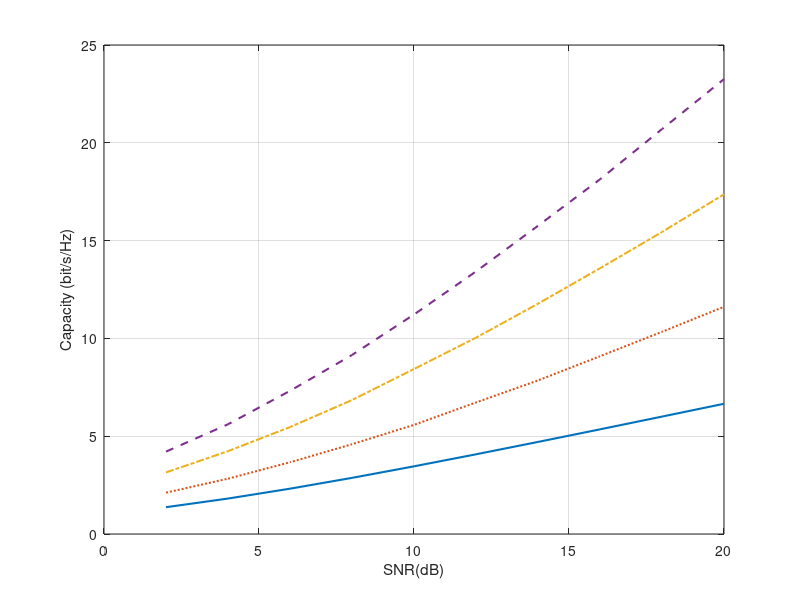

Recreate this plot in MATLAB. (Note: this script raises an error after producing the figure.)
clear all
clc
%Shannon capacity
snr=0;
for i = 1:10
snr = snr +2;
c=(log(1+10^(snr/10)))/log(2);
x(i)=snr;
y(i)=c;
end
figure
plot(x,y,'-','LineWidth',1.5)
hold on
% capacity of MIMO Link with NR=2, NT=2
NR=2;
rand('state',456321)
snr=0;
for i=1:10;
snr=snr+2;
for j=1:10000; c(j)=(NR*log(1+(10^(snr/10))*abs(normrnd(0,1)))/log(2)); end
yy(i)=mean(c);
xx(i)=snr;
end
plot(xx,yy,':','LineWidth',1.5)
% capacity of MIMO Link with NR=3, NT=3
NR=3;
rand('state',456321)
snr=0;
for i=1:10;
snr=snr+2;
for j=1:10000; c(j)=(NR*log(1+(10^(snr/10))*abs(normrnd(0,1)))/log(2)); end
yy(i)=mean(c);
xx(i)=snr;
end
plot(xx,yy,'-.','LineWidth',1.5)
% capacity of MIMO Link with NR=4, NT=4
NR=4;
rand('state',456321)
snr=0;
for i=1:10;
snr=snr+2;
for j=1:10000; c(j)=(NR*log(1+(10^(snr/10))*abs(normrnd(0,1)))/log(2)); end
yy(i)=mean(c);
xx(i)=snr;
end
plot(xx,yy,'--','LineWidth',1.5)
xlabel('SNR(dB)')
ylabel('Capacity (bit/s/Hz)')
grid on
legend('Shannon Capacity','MIMO, NT=NR=2','MIMO, NT=NR=3','MIMO, NT=NR=4',2)
title('MIMO Capacity')
print -deps -tiff -r300 capmimo